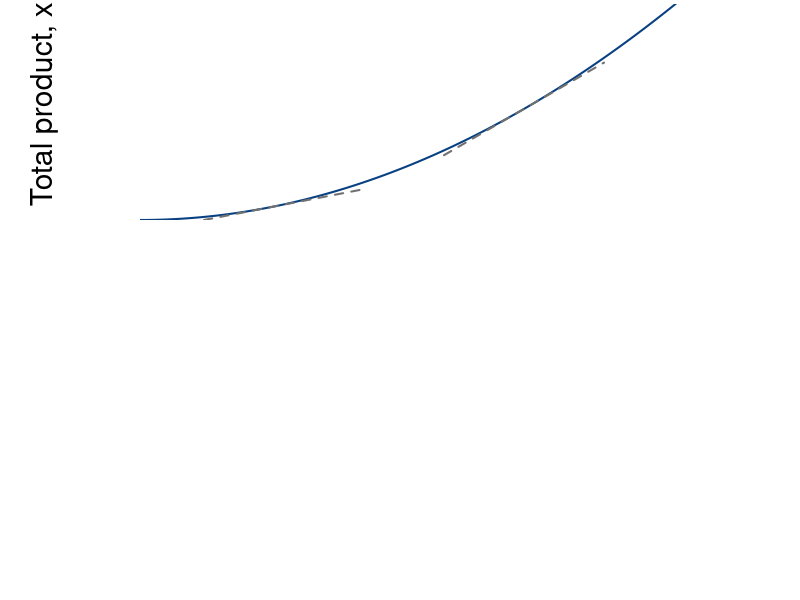

Recreate this plot in R. (Note: this script raises an error after producing the figure.)
require(shape)
pdf(file = "specprodexch/production_irs_stacked.pdf", width = 9, height = 12)

#Set parameters for graphics
axislabelsize <- 1.8
labelsize <- 1.5
namesize <- 1.8
annotatesize <- 1.5
graphlinewidth <- 2
segmentlinewidth <- 1.5

COL <- c("#7fc97f", "#beaed4", "#fdc086", "#ffff99", "#386cb0", "#f0027f", "#bf5b17", "#666666")
COLA <- c("#99d8c9","#66c2a4","#41ae76", "#238b45", "#005824")
COLB <- c("#4eb3d3", "#2b8cbe", "#0868ac","#084081")
Grays <- gray.colors(25, start =1, end = 0)


#Edited the margins to cater for the larger LHS labels
par(mar =  c(4, 7, 0.2, 1), mfrow = c(2, 1))


prodFn <- function(l, alpha = 2, k = 0.02) {
  k*l^alpha
}

MprodFn <- function(l, alpha = 2, k = 0.02) {
  k*alpha*l^(alpha - 1)
}

AprodFn <- function(l, alpha = 2, k = 0.02) {
  k*l^(alpha - 1)
}

Mpline <- function(l, constant = 0.3181472, slope = 0.125){
  constant + slope*l
}

xlims <- c(0, 10)
ylims <- c(0, 1.4)

npts <- 501 
x <- seq(xlims[1], xlims[2], length.out = npts)
y <- seq(ylims[1], ylims[2], length.out = npts) 
a <- c(13, 15, 17)

plot(0, 0, xlim = xlims, ylim = ylims, type = "n",
     xlab = expression(paste("")),
     ylab = expression(paste("")), 
     xaxt = "n", 
     yaxt = "n", 
     cex.lab = axislabelsize, 
     bty = "n",
     xaxs="i", 
     yaxs="i")

# ticksy <- seq(from = 0, to = ylims[2], by = 0.25)
# ylabels <- seq(from = 0, to = ylims[2], by = 0.25)
# ticksx <- seq(from = 0, to = xlims[2], by = 1)
# xlabels <- seq(from = 0, to = xlims[2], by = 1)

npts <- 500 
xx1 <- seq(xlims[1], xlims[2], length.out = npts)

xx3 <- seq(1, 3.5, length.out = npts)
xx4 <- seq(4.75, 7.25, length.out = npts)

lines(xx1, prodFn(xx1, alpha = 2, k = 0.02), col = COLB[4], lwd = graphlinewidth)
#lines(xx1, MprodFn(xx1, alpha = 2, k = 0.02), col = COLA[1], lwd = graphlinewidth)
#lines(xx1, AprodFn(xx1, alpha = 2, k = 0.02), col = COLA[2], lwd = graphlinewidth)
lines(xx3, Mpline(xx3, constant = prodFn(l = 2, k = 0.02, alpha = 2) - 2*MprodFn(l = 2, k = 0.02, alpha = 2), slope = MprodFn(l = 2, k = 0.02, alpha = 2)), col = Grays[21], lty = 2, lwd = graphlinewidth)
lines(xx4, Mpline(xx4, constant = prodFn(l = 6, k = 0.02, alpha = 2) - 6*MprodFn(l = 6, k = 0.02, alpha = 2), slope = MprodFn(l = 6, k = 0.02)), col = Grays[21], lty = 2, lwd = graphlinewidth)

#Axis Labels
#mtext(expression(paste("Hours of labor, ", l)), side = 1, line = 2.5, cex = axislabelsize)
text(-1.5, 0.75, expression(paste("Total product, ", x)), xpd = TRUE, cex = axislabelsize, srt = 90) 

segments(0, prodFn(l = 6, k = 0.02, alpha = 2), 6, prodFn(l = 6, k = 0.02, alpha = 2), lty = 2, col = grays[20] , lwd = segmentlinewidth)
segments(6, -1, 6, prodFn(l = 6, k = 0.02, alpha = 2), lty = 2, col = grays[20] , lwd = segmentlinewidth, xpd = TRUE)
segments(0, 0, 6, prodFn(l = 6, k = 0.02, alpha = 2), lty = 2, col = COLB[4] , lwd = segmentlinewidth)
points(6, prodFn(l = 6, k = 0.02), pch = 16, col = "black", cex = 1.5)

segments(0, prodFn(l = 2, k = 0.02, alpha = 2), 2, prodFn(l = 2, k = 0.02, alpha = 2), lty = 2, col = grays[20] , lwd = segmentlinewidth)
segments(2, -1, 2, prodFn(l = 2, k = 0.02, alpha = 2), lty = 2, col = grays[20] , lwd = segmentlinewidth, xpd = TRUE)
segments(0, 0, 2, prodFn(l = 2, k = 0.02, alpha = 2), lty = 2, col = COLB[4] , lwd = segmentlinewidth)
points(2, prodFn(l = 2, k = 0.02, alpha = 2), pch = 16, col = "black", cex = 1.5)

segments(0, prodFn(l = 4, k = 0.02, alpha = 2), 4, prodFn(l = 4, k = 0.02, alpha = 2), lty = 2, col = grays[20] , lwd = segmentlinewidth)
segments(4, -1, 4, prodFn(l = 4, k = 0.02, alpha = 2), lty = 2, col = grays[20] , lwd = segmentlinewidth, xpd = TRUE)
segments(0, 0, 4, prodFn(l = 4, k = 0.02, alpha = 2), lty = 2, col = COLB[4] , lwd = segmentlinewidth)
points(4, prodFn(l = 4, k = 0.02, alpha = 2), pch = 16, col = "black", cex = 1.5)

ticksy <- c(0, prodFn(l = 2, k = 0.02, alpha = 2), prodFn(l = 4, k = 0.02, alpha = 2), prodFn(l = 6, k = 0.02, alpha = 2), ylims[2])
ylabels <- c(NA, expression(paste(0.08)), prodFn(l = 4, k = 0.02, alpha = 2), expression(paste(0.72)), NA)
ticksx <- c(0, 2, 4, 6, xlims[2])
xlabels <- c(NA, 2, 4, 6, NA)

axis(1, at = ticksx, pos = 0, labels = xlabels, cex.axis = labelsize)
axis(2, at = ticksy, pos = 0, labels = ylabels, las = 1, cex.axis = labelsize)


#Label total product
text(6.2, 1.1, expression(paste("Total Product")), cex = annotatesize)
text(6.2, 1, expression(x == frac(1,50)*(l)^2), cex = annotatesize)

#Marginal Product
text(7, 0.12, expression(paste("Slope of tangent line")), cex = labelsize)
text(7, 0.05, expression(paste("equals Marginal Product")), cex = labelsize)
Arrows(4.7, 0.075, 2.3, 0.075, col = "black", lty = 1, lwd = 2, arr.type = "triangle", arr.lwd = 0.5)
Arrows(6, 0.16, 6, 0.67, col = "black", lty = 1, lwd = 2, arr.type = "triangle", arr.lwd = 0.5)

#Average Product
text(2, prodFn(l = 6, k = 0.02, alpha = 2) - 0.08, expression(paste("Slope of ray from origin")), cex = labelsize)
text(2, prodFn(l = 6, k = 0.02, alpha = 2) - 0.15, expression(paste("equals Average Product")), cex = labelsize)
Arrows(1.5, prodFn(l = 6, k = 0.02, alpha = 2) - 0.175, 1.5, prodFn(l = 2, k = 0.02, alpha = 2) + 0.01 , col = "black", lty = 1, lwd = 2, arr.type = "triangle", arr.lwd = 0.5)
Arrows(4, prodFn(l = 6, k = 0.02, alpha = 2) - 0.125, 4.75, prodFn(l = 6, k = 0.02, alpha = 2) - 0.125, col = "black", lty = 1, lwd = 2, arr.type = "triangle", arr.lwd = 0.5)

prodFn <- function(l, alpha = 2, k = 0.02) {
  k*l^alpha
}

MprodFn <- function(l, alpha = 2, k = 0.02) {
  k*alpha*l^(alpha - 1)
}

AprodFn <- function(l, alpha = 2, k = 0.02) {
  k*l^(alpha - 1)
}

Mpline <- function(l, constant = 0.3181472, slope = 0.125){
  constant + slope*l
}

xlims <- c(0, 10)
ylims <- c(0, 0.4)

npts <- 501 
x <- seq(xlims[1], xlims[2], length.out = npts)
y <- seq(ylims[1], ylims[2], length.out = npts) 
a <- c(13, 15, 17)

plot(0, 0, xlim = xlims, ylim = ylims, type = "n",
     xlab = expression(paste("")),
     ylab = expression(paste("")), 
     xaxt = "n", 
     yaxt = "n", 
     bty = "n",
     xaxs = "i", 
     yaxs = "i")


ticksy <- c(0, 
            AprodFn(l = 2, k = 0.02, alpha = 2), MprodFn(l = 2, k = 0.02, alpha = 2), 
            AprodFn(l = 4, k = 0.02, alpha = 2), MprodFn(l = 4, k = 0.02, alpha = 2), 
            AprodFn(l = 6, k = 0.02, alpha = 2), MprodFn(l = 6, k = 0.02, alpha = 2), 
            ylims[2])
ylabels <- c(NA, 
             AprodFn(l = 2, k = 0.02, alpha = 2), MprodFn(l = 2, k = 0.02, alpha = 2), 
             AprodFn(l = 4, k = 0.02, alpha = 2), MprodFn(l = 4, k = 0.02, alpha = 2), 
             AprodFn(l = 6, k = 0.02, alpha = 2), MprodFn(l = 6, k = 0.02, alpha = 2), 
             NA)
ticksx <- c(0, 2, 4, 6, xlims[2])
xlabels <- c(NA, 2, 4, 6, NA)

axis(1, at = ticksx, pos = 0, labels = xlabels, cex.axis = labelsize)
axis(2, at = ticksy, pos = 0, labels = ylabels, las = 1, cex.axis = labelsize)

npts <- 500 
xx1 <- seq(xlims[1], xlims[2], length.out = npts)

xx3 <- seq(1, 3, length.out = npts)
xx4 <- seq(5, 7, length.out = npts)

lines(xx1, MprodFn(xx1, alpha = 2, k = 0.02), col = COLA[3], lwd = graphlinewidth)
lines(xx1, AprodFn(xx1, alpha = 2, k = 0.02), col = COLA[4], lwd = graphlinewidth)

#Axis Labels
mtext(expression(paste("Hours of labor, ", l)), side = 1, line = 2.5, cex = axislabelsize)
text(-1.5, 0.5*ylims[2], expression(paste("Average & marginal product, ", list(ap,mp) )), xpd = TRUE, cex = axislabelsize, srt = 90) 

#Margin
segments(6, 0, 6, ylims[2], lty = 2, col = grays[20] , lwd = segmentlinewidth)
segments(0, MprodFn(l = 6, k = 0.02), 6, MprodFn(l = 6, k = 0.02), lty = 2, col = grays[20] , lwd = segmentlinewidth)
segments(0, AprodFn(l = 6, k = 0.02), 6, AprodFn(l = 6, k = 0.02), lty = 2, col = grays[20] , lwd = segmentlinewidth)
points(6, MprodFn(l = 6, k = 0.02), pch = 16, col = "black", cex = 1.2)
points(6, AprodFn(l = 6, k = 0.02), pch = 16, col = "black", cex = 1.2)

segments(2, 0, 2, ylims[2], lty = 2, col = grays[20] , lwd = segmentlinewidth)
segments(0, MprodFn(l = 2, k = 0.02), 2, MprodFn(l = 2, k = 0.02), lty = 2, col = grays[20] , lwd = segmentlinewidth)
segments(0, AprodFn(l = 2, k = 0.02), 2, AprodFn(l = 2, k = 0.02), lty = 2, col = grays[20] , lwd = segmentlinewidth)
points(2, MprodFn(l = 2, k = 0.02), pch = 16, col = "black", cex = 1.2)
points(2, AprodFn(l = 2, k = 0.02), pch = 16, col = "black", cex = 1.2)

segments(4, 0, 4, 1, lty = 2, col = grays[20] , lwd = segmentlinewidth, xpd = TRUE)
segments(0, MprodFn(l = 4, k = 0.02), 4, MprodFn(l = 4, k = 0.02), lty = 2, col = grays[20] , lwd = segmentlinewidth)
segments(0, AprodFn(l = 4, k = 0.02), 4, AprodFn(l = 4, k = 0.02), lty = 2, col = grays[20] , lwd = segmentlinewidth)
points(4, MprodFn(l = 4, k = 0.02), pch = 16, col = "black", cex = 1.2)
points(4, AprodFn(l = 4, k = 0.02), pch = 16, col = "black", cex = 1.2)


text(6.2, 1.1, expression(paste("Total product")))
text(6.2, 1, expression(x == frac(1,50)*(l)^2))


#Marginal Product
#text(6, 0.1, expression(paste("Slope of tangent line")))
text(7.5, MprodFn(l = 7.5, k = 0.02, alpha = 2) + 0.08, expression(paste("Marginal product")), cex = labelsize, xpd = TRUE)
text(7.5, MprodFn(l = 7.5, k = 0.02, alpha = 2) + 0.05, expression(paste(mp(l) == frac(1,25)*(l) )), cex = labelsize)

#Average Product
text(7.5, AprodFn(l = 7.5, k = 0.02, alpha = 2) - 0.035, expression(paste("Average product")), cex = labelsize)
text(7.5, AprodFn(l = 7.5, k = 0.02, alpha = 2) - 0.065, expression(paste(ap(l) == frac(1,50)*(l) )), cex = labelsize)




dev.off()
